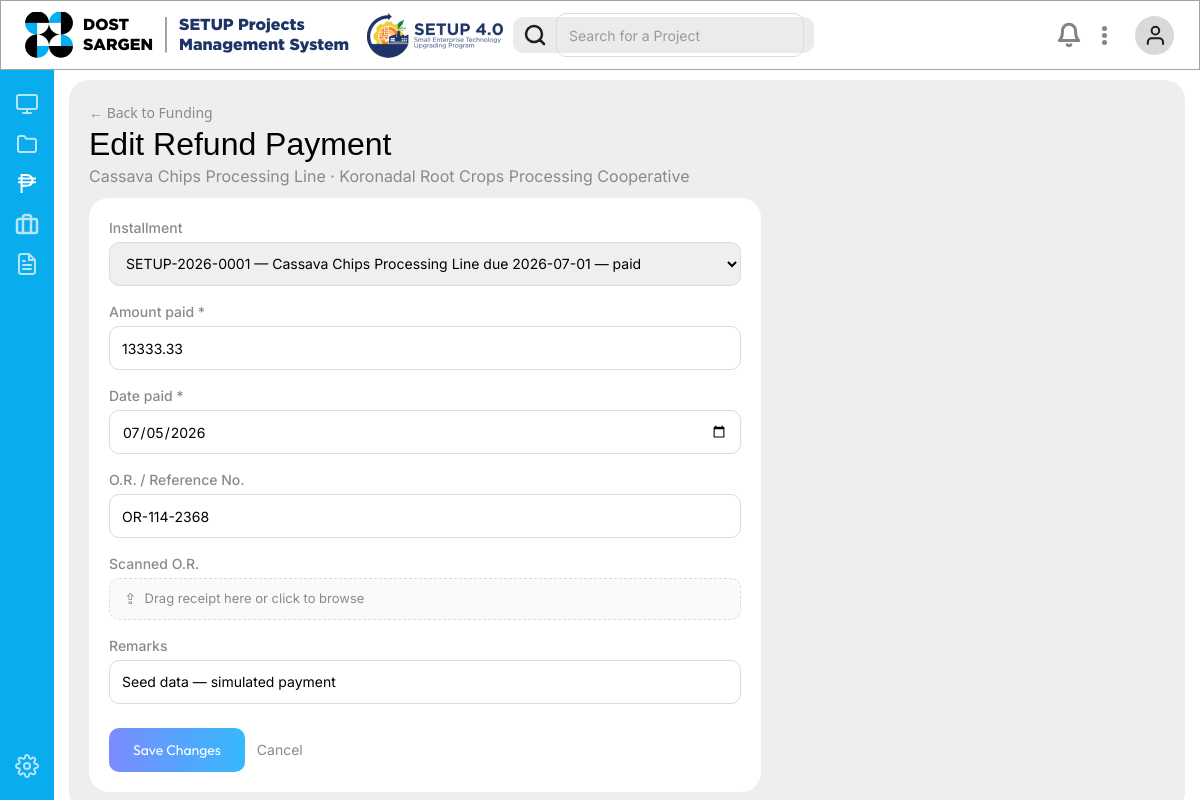
Page /funding/payment/941/edit/ on the committed database.
### monitoring/models.py (models this page shows, shortened)
class RefundPayment(models.Model):
    project = models.ForeignKey(Project, on_delete=models.CASCADE, related_name='refund_payments')
    installment = models.ForeignKey(
        RefundInstallment, on_delete=models.SET_NULL, null=True, blank=True, related_name='payments'
    )
    amount_paid = models.DecimalField(max_digits=14, decimal_places=2)
    date_paid = models.DateField(default=timezone.now)
    or_number = models.CharField("O.R. / Reference No.", max_length=100, blank=True)
    receipt_file = models.FileField(
        "Scanned O.R.", upload_to='refund_receipts/%Y/%m/', blank=True, null=True
    )
    remarks = models.CharField(max_length=255, blank=True)

class Project(models.Model):
    class Status(models.TextChoices):
        PENDING = 'pending', 'Pending Approval'
        PHASE_1 = 'phase_1', 'Phase I - Implementation'
        PHASE_2 = 'phase_2', 'Phase II - Refund Period'
        COMPLETED = 'completed', 'Completed'
        TERMINATED = 'terminated', 'Terminated'
        WITHDRAWN = 'withdrawn', 'Withdrawn'
    class TerminationReason(models.TextChoices):
        FORCE_MAJEURE = 'force_majeure', 'Force Majeure / Fortuitous Event'
        COOPERATOR_DEFAULT = 'default', "Cooperator's Failure/Neglect"
        DEATH = 'death', 'Death of Cooperator'
        OTHER = 'other', 'Other'
    DELINQUENCY_THRESHOLD_MONTHS = 3
    cooperator = models.ForeignKey(
        Cooperator, on_delete=models.PROTECT, related_name='projects', verbose_name="MSME"
    )
    title = models.CharField(max_length=255)
    project_code = models.CharField(max_length=50, unique=True, blank=True, null=True)
    status = models.CharField(max_length=15, choices=Status.choices, default=Status.PENDING)
    total_ifund_amount = models.DecimalField(
        "Total iFund Support (₱)", max_digits=14, decimal_places=2,
        blank=True, default=Decimal("0"),
        help_text=(
            "Total amount of funding assistance approved (the principal to be "
            "refunded). Leave blank until the approved amount is confirmed — "
            "defaults to ₱0 rather than being left null, since remaining_balance/"
            "refund_progress_percent below do arithmetic on this field and a real "
            "None would crash them."
        )
    )
    fund_source = models.CharField(
        max_length=20,
        choices=[('setup_budget', 'SETUP Budget (refundable)'), ('lgia', 'Local GIA (non-refundable)')],
        default='setup_budget',
    )
    phase1_start_date = models.DateField(null=True, blank=True, help_text="Date SETUP funds were received.")
    phase1_expected_end_date = models.DateField(
        null=True, blank=True,
        help_text="6–12 months from phase1_start_date per AO guidelines."
    )
    phase1_actual_end_date = models.DateField(null=True, blank=True)
    refund_period_years = models.PositiveSmallIntegerField(
        choices=[(3, '3 years'), (5, '5 years')], null=True, blank=True
    )
    refund_start_date = models.DateField(null=True, blank=True, help_text="Commences after Phase I completion.")
    refund_extension_years = models.PositiveSmallIntegerField(
        default=0, validators=[MaxValueValidator(2)],
        help_text="Max 2 additional years allowed."
    )
    budget_realignment_count = models.PositiveSmallIntegerField(default=0)
    implementation_date_changed = models.BooleanField(default=False)
    termination_reason = models.CharField(
        max_length=20, choices=TerminationReason.choices, blank=True
    )
    termination_date = models.DateField(null=True, blank=True)
    final_obligation_amount = models.DecimalField(
        max_digits=14, decimal_places=2, null=True, blank=True,
        help_text="Computed per Annex B for terminated/withdrawn projects."
    )
    notes = models.TextField(blank=True)
    jobs_created = models.PositiveIntegerField(
        "Jobs Created", default=0,
        help_text="Jobs created as a direct result of this project (warm bodies).",
    )
    gross_sales = models.DecimalField(
        "Gross Sales (₱)", max_digits=14, decimal_places=2, default=Decimal("0"),
        help_text="MSME's current reported gross sales attributable to this project.",
    )
    photo = models.ImageField(upload_to='project_photos/%Y/%m/', blank=True, null=True)
    created_at = models.DateTimeField(auto_now_add=True)
    updated_at = models.DateTimeField(auto_now=True)
    class Meta:
        ordering = ['-created_at']
    def __str__(self):
        return f"{self.project_code or 'N/A'} — {self.title}"
    @property
    def remaining_balance(self):
        return self.total_ifund_amount - self.total_refunded
    @property
    def refund_progress_percent(self):
        if not self.total_ifund_amount:
            return Decimal("0")
        return round((self.total_refunded / self.total_ifund_amount) * 100, 2)

class Cooperator(models.Model):
    BUSINESS_TYPE_CHOICES = [
        ('sole_proprietorship', 'Sole Proprietorship'),
        ('partnership', 'Partnership'),
        ('corporation', 'Corporation'),
        ('cooperative', 'Cooperative'),
        ('industry_association', 'Industry Association'),
        ('lgu', 'Local Government Unit'),
        ('suc', 'State University/College'),
        ('other', 'Other'),
    ]
    ENTERPRISE_CATEGORY_CHOICES = [
        ('micro', 'Micro'),
        ('small', 'Small'),
        ('medium', 'Medium'),
    ]
    DEVELOPMENT_STAGE_CHOICES = [
        ('developing', 'Developing Enterprise'),
        ('growing', 'Growing Enterprise'),
        ('expanding', 'Expanding and Innovating Enterprise'),
    ]
    name = models.CharField(max_length=255)
    business_type = models.CharField(max_length=30, choices=BUSINESS_TYPE_CHOICES)
    enterprise_category = models.CharField(max_length=10, choices=ENTERPRISE_CATEGORY_CHOICES, blank=True)
    development_stage = models.CharField(max_length=15, choices=DEVELOPMENT_STAGE_CHOICES, blank=True)
    priority_sector = models.CharField(max_length=100, blank=True)
    address = models.CharField(max_length=255, blank=True)
    contact_person = models.CharField(max_length=255, blank=True)
    contact_number = models.CharField(max_length=50, blank=True)
    email = models.EmailField(blank=True)
    dti_sec_cda_registration_no = models.CharField(
        "DTI/SEC/CDA Registration No.", max_length=100, blank=True
    )
    filipino_ownership_percent = models.DecimalField(
        max_digits=5, decimal_places=2, default=Decimal("100.00"),
        help_text="Must be at least 60% per eligibility requirements."
    )
    has_outstanding_accountabilities = models.BooleanField(default=False)
    is_export_firm = models.BooleanField(
        "Export Firm", default=False,
        help_text="Whether this MSME is engaged in exporting.",
    )
    created_at = models.DateTimeField(auto_now_add=True)
    updated_at = models.DateTimeField(auto_now=True)
    class Meta:
        verbose_name = "MSME"
        verbose_name_plural = "MSMEs"

### monitoring/views.py (the view)
# urls.py: path('funding/payment/<int:pk>/edit/', views.refund_payment_edit, name='refund_payment_edit'),
def refund_payment_edit(request, pk):
    payment = get_object_or_404(RefundPayment.objects.select_related('project'), pk=pk)
    if request.method == 'POST':
        form = RefundPaymentForm(request.POST, request.FILES, instance=payment)
        if form.is_valid():
            form.save()
            messages.success(request, "Refund payment updated.")
            return redirect('funding_overview')
        messages.error(request, "Couldn't save — please check the form.")
    else:
        form = RefundPaymentForm(instance=payment)
    return render(request, "monitoring/refund_payment_form.html", {"form": form, "payment": payment, "active_page": "funding"})

### monitoring/forms.py
class RefundPaymentForm(forms.ModelForm):
    class Meta:
        model = RefundPayment
        fields = ['installment', 'amount_paid', 'date_paid', 'or_number', 'receipt_file', 'remarks']
        widgets = {
            'date_paid': forms.DateInput(attrs={'type': 'date'}),
            'receipt_file': forms.ClearableFileInput(attrs={'data-dz-placeholder': 'Drag receipt here or click to browse'}),
            'amount_paid': forms.NumberInput(attrs={'step': '0.01'}),
        }
    def __init__(self, *args, **kwargs):
        super().__init__(*args, **kwargs)
        if self.instance and self.instance.pk:
            self.fields['installment'].queryset = self.instance.project.refund_installments.all()

### monitoring/models.py (called while the page is built)
    def __str__(self):
        return f"{self.project} due {self.due_date} — {self.status}"

### monitoring/templates/monitoring/refund_payment_form.html (shortened to what this page needs)
{% extends "monitoring/base.html" %}
{% load static %}
{% block content %}
<div class="flex min-h-full flex-col gap-2.5 rounded-[20px] bg-[#eeeeee] p-5">
    <div>
        <a href="{% url 'funding_overview' %}" class="text-sm text-[#8a8a8a] hover:underline">← Back to Funding</a>
        <h1 class="font-['Arial-Regular',_sans-serif] text-[32px] text-black leading-tight">Edit Refund Payment</h1>
        <p class="font-['Inter',_sans-serif] text-[#8a8a8a]">
            {{ payment.project.title }} · {{ payment.project.cooperator.name }}
        </p>
    </div>
    <div class="rounded-[20px] bg-white p-5 max-w-2xl">
        <form method="post" enctype="multipart/form-data" class="flex flex-col gap-4">
            {% for field in form %}
            <div class="flex flex-col gap-1">
                <label for="{{ field.id_for_label }}" class="font-['Inter',_sans-serif] text-sm font-medium text-[#8a8a8a]">
                    {{ field.label }}{% if field.field.required %} *{% endif %}
                </label>
                {{ field }}
            </div>
            {% endfor %}
            <div class="flex items-center gap-3 mt-2">
                <button type="submit"
                    class="h-11 rounded-[10px] px-6 font-['Outfit',_sans-serif] text-sm text-white"
                    style="background: linear-gradient(270deg, rgba(53,185,254,1) 0%, rgba(123,139,253,1) 100%);">
                    Save Changes
                </button>
                <a href="{% url 'funding_overview' %}" class="font-['Inter',_sans-serif] text-sm text-[#8a8a8a] hover:underline">
                    Cancel
                </a>
            </div>
        </form>
    </div>
</div>
{% endblock %}

### monitoring/templates/monitoring/refund_payment_form.html (style rules this page uses)
form select, form input[type="text"], form input[type="number"], form input[type="date"] { height: 44px; border-radius: 10px; border: 1px solid #dcdcdc; padding: 0 12px; font-family: 'Inter', sans-serif; font-size: 14px; }

### rows in the picture
RefundPayment: project "Cassava Chips Processing Line", project.cooperator.name "Koronadal Root Crops Processing Cooperative", form "SETUP-2026-0001 — Cassava Chips Processing Line due 2026-07-01 — paid" "13333.33" "07/05/2026" "OR-114-2368" "Seed data — simulated payment"

### other values in the picture
{{ field.label }} "Installment" "Amount paid" "Date paid" "O.R. / Reference No." "Scanned O.R." "Remarks"
